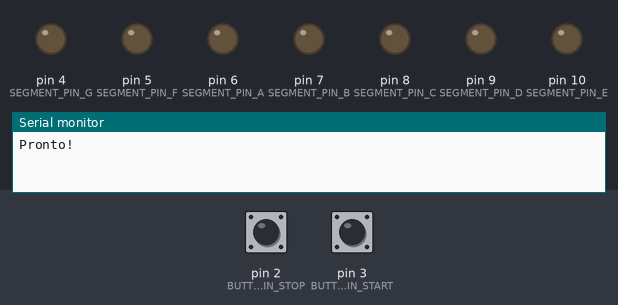
A sketch run on a simulated Arduino Uno, built with avr-gcc and run on an emulated ATmega328P. Shown: output pins drawn as LEDs (lit = HIGH), the last lines printed to the serial monitor. Dashed ring = blinking. Inputs (shaded band) come from the test bench; at power-on: pin 3 (BUTTON_PIN_START) LOW, pin 2 (BUTTON_PIN_STOP) LOW.

Above: at 1.2 s.
1.3 s: pin 3 (BUTTON_PIN_START) pulled HIGH for 0.15 s
At 4.3 s:
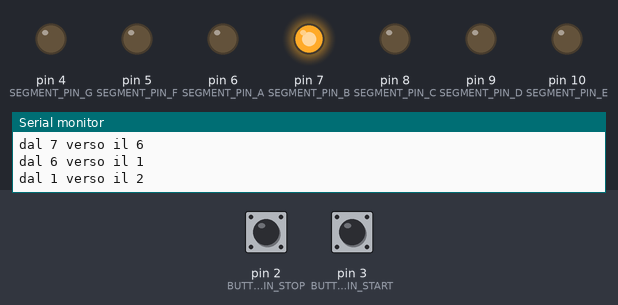
4.4 s: pin 2 (BUTTON_PIN_STOP) pulled HIGH for 0.15 s
At 4.9 s:
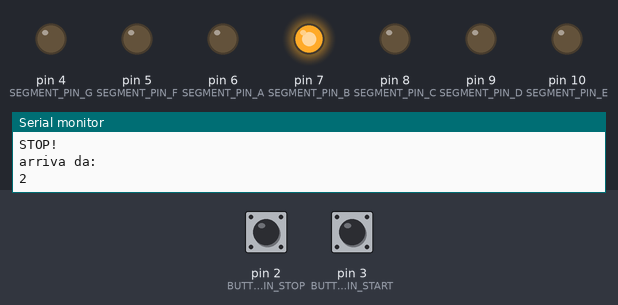
6.0 s: pin 2 (BUTTON_PIN_STOP) pulled HIGH for 1 s
At 6.9 s:
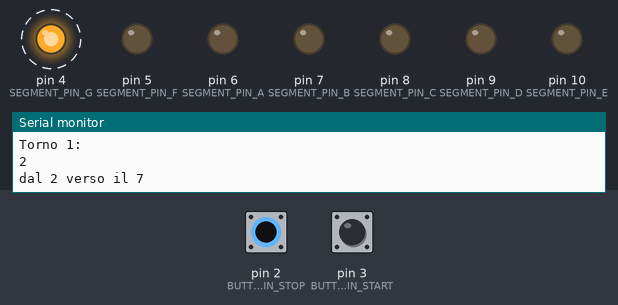
Timing chart, 0 to 16.0 s (numbered marks = the images above; inputs shaded):
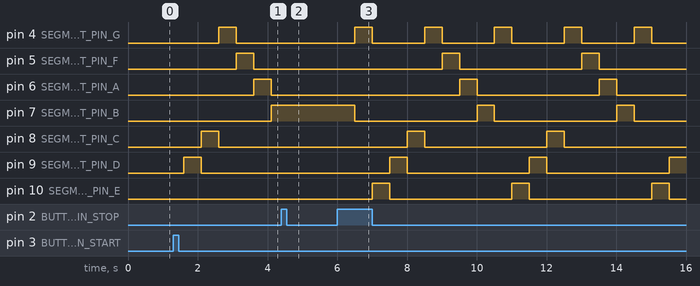

The sketch:

gioca_a_snake_con_display7segmenti.ino
```cpp
// Esperimento 1: Sequenza di Snake: d-c-g-f-a-b-g-e-d (4-3-7-6-1-2-7-5-4)
// Macchina a stati che tenga conto anche dello stato precedente
// Display a sette segmenti tipicamente indicizzato come segue,
// con accanto l'indicizzazione per questo sketch
// (l'ordine alfabetico come ordine crescente):
//
//           a 1
//            -
//      f 6 |   | b 2
//            -
//           g 7
//      e 5 |   | c 3
//            -
//           d 4


// Variabili globali
volatile byte currentState = 0;
volatile byte previousState = 0;
volatile unsigned long elapsedTime = 0;
int initialState;
unsigned long globalTime, delayTime;
bool startFlag = true;


// Configurazioni
enum PINS_OUTPUT_CONFIGURATION {
    SEGMENT_PIN_A = 6,  // Un pin per ogni segmento,
    SEGMENT_PIN_B = 7,  // non confondere con numero dello currentState.
    SEGMENT_PIN_C = 8,  // I pin 2 e 3 servono per le Interrupt
    SEGMENT_PIN_D = 9,
    SEGMENT_PIN_E = 10,
    SEGMENT_PIN_F = 5,
    SEGMENT_PIN_G = 4
};

enum PINS_INPUT_CONFIGURATION {
    BUTTON_PIN_START = 3,
    BUTTON_PIN_STOP = 2
};

enum SERIAL_CONFIGURATION {
    BOUNDS = 9600
};

enum STATES {
    WAIT_BUTTON_START = 0,
    SWITCHED_ON_SEGMENT_A = 1,
    SWITCHED_ON_SEGMENT_B = 2,
    SWITCHED_ON_SEGMENT_C = 3,
    SWITCHED_ON_SEGMENT_D = 4,
    SWITCHED_ON_SEGMENT_E = 5,
    SWITCHED_ON_SEGMENT_F = 6,
    SWITCHED_ON_SEGMENT_G = 7,
    END_GAME = 99
};

enum DELAY  {
    WAIT_HALF_SECOND = 500,
    WAIT_3_SECONDS = 3000,
    WAIT_300_MILLISECONDS = 300
};

void setupSerialConfiguration()  {
    Serial.begin(BOUNDS);
}

void setupSegmentPinConfiguration(){
    pinMode(SEGMENT_PIN_A, OUTPUT);
    pinMode(SEGMENT_PIN_B, OUTPUT);
    pinMode(SEGMENT_PIN_C, OUTPUT);
    pinMode(SEGMENT_PIN_D, OUTPUT);
    pinMode(SEGMENT_PIN_E, OUTPUT);
    pinMode(SEGMENT_PIN_F, OUTPUT);
    pinMode(SEGMENT_PIN_G, OUTPUT);
}

void setupButtonPinConfiguration() {
    pinMode(BUTTON_PIN_STOP, INPUT);
    pinMode(BUTTON_PIN_START, INPUT);
}

void terminateLoop() {
    if ((currentState != WAIT_BUTTON_START) && (currentState != END_GAME)) {
        previousState = currentState;
        elapsedTime = delayTime;
        currentState = END_GAME;
    }
}

void setupDigitalPinToInterrutp(){
    attachInterrupt(digitalPinToInterrupt(BUTTON_PIN_STOP), terminateLoop, RISING);
}


// SETUP
void setup() {

    initialState = SWITCHED_ON_SEGMENT_C;

    setupSegmentPinConfiguration();
    setupButtonPinConfiguration();
    setupDigitalPinToInterrutp();
    setupSerialConfiguration();

    Serial.println("Pronto!");
}


// Funzioni ausuliarie

bool checkDelayTimePassed(int delay) {
    unsigned long delayTime = millis() - globalTime;
    if (delayTime > delay) {
        return true;
    }
    return false;
}

void changeInitialState(int newInitialState) {
    if (newInitialState != -1) {
        initialState = newInitialState;
    }
}

void changeState(int segment, int nextState, int delay, int newInitialState = -1) {
    digitalWrite(segment, HIGH);
    if (checkDelayTimePassed(delay)) {
        digitalWrite(segment, LOW);
        Serial.print("dal " + String(currentState));
        Serial.println(" verso il " + String(nextState));
        currentState = nextState;
        globalTime = millis();
        changeInitialState(newInitialState);
    }
}

// Funzioni ausiliarie chiamate dal loop principale

void waitForButtonStartClick() {
    if (digitalRead(BUTTON_PIN_START)) {
        Serial.println("Inizio Gioco");
        currentState = SWITCHED_ON_SEGMENT_D;
        delay(WAIT_300_MILLISECONDS);
        globalTime = millis();
    }
}

void endGame() {
    if (startFlag) {
        Serial.println("STOP!");
        Serial.println("arriva da: ");
        Serial.println(previousState);
        startFlag = false;
        delay(WAIT_300_MILLISECONDS);
    }

    if (digitalRead(BUTTON_PIN_STOP)) {
        currentState = previousState;
        globalTime = millis() - elapsedTime;
        startFlag = true;
        Serial.println("Torno 1:");
        Serial.println(previousState);
        delay(WAIT_300_MILLISECONDS);
    }
}

void changeStateFromAtoB() {
    changeState(SEGMENT_PIN_A, SWITCHED_ON_SEGMENT_B, WAIT_HALF_SECOND);
}

void changeStateFromBToG() {
    changeState(SEGMENT_PIN_B, SWITCHED_ON_SEGMENT_G, WAIT_HALF_SECOND);
}

void changeStateFromCToG() {
    changeState(SEGMENT_PIN_C, SWITCHED_ON_SEGMENT_G, WAIT_HALF_SECOND);
}

void changeStateFromDToC() {
    if (currentState == SWITCHED_ON_SEGMENT_E) {
        changeState(SEGMENT_PIN_D,WAIT_BUTTON_START,WAIT_3_SECONDS);
    }
    if (currentState == SWITCHED_ON_SEGMENT_D) {
        changeState(SEGMENT_PIN_D, SWITCHED_ON_SEGMENT_C, WAIT_HALF_SECOND);
    }
};

void changeStateFromEToD () {
    changeState(SEGMENT_PIN_E, SWITCHED_ON_SEGMENT_D, WAIT_HALF_SECOND);
}

void changeStateFromFToA () {
    changeState(SEGMENT_PIN_F, SWITCHED_ON_SEGMENT_A, WAIT_HALF_SECOND);
}

void changeDirectionAndStateFromCToFOrE() {
    if (initialState == SWITCHED_ON_SEGMENT_C) {
        changeState(SEGMENT_PIN_G, SWITCHED_ON_SEGMENT_F,
                    WAIT_HALF_SECOND, SWITCHED_ON_SEGMENT_B);
    }
    if ((currentState != SWITCHED_ON_SEGMENT_F) && (initialState == SWITCHED_ON_SEGMENT_B)) {
        changeState(SEGMENT_PIN_G, SWITCHED_ON_SEGMENT_E,
                    WAIT_HALF_SECOND, SWITCHED_ON_SEGMENT_C);
    }
}

// Loop

void loop() {
    switch (currentState) {
        case WAIT_BUTTON_START:  // Attende l'avvio
            waitForButtonStartClick();
            break;
        case SWITCHED_ON_SEGMENT_A:
            changeStateFromAtoB();
            break;
        case SWITCHED_ON_SEGMENT_B:
            changeStateFromBToG();
            break;
        case SWITCHED_ON_SEGMENT_C:
            changeStateFromCToG();
            break;
        case SWITCHED_ON_SEGMENT_D:
            changeStateFromDToC();
            break;
        case SWITCHED_ON_SEGMENT_E:
            changeStateFromEToD();
            break;
        case SWITCHED_ON_SEGMENT_F:
            changeStateFromFToA();
            break;
        case SWITCHED_ON_SEGMENT_G:
            changeDirectionAndStateFromCToFOrE();
            break;
        case END_GAME:
            endGame();  // Stop premuto
            break;
    }
}

// Fonte Aliverti https://www.youtube.com/watch?v=bj2cdgKhCDg
// Fonte Aliverti https://github.com/zmaker/arduino_cookbook/blob/
//       master/345-stati_con_interrupt/stati_con_interrupt/stati_con_interrupt.ino
// Codice pulito da Luca del BIBLIOLAB, che ringrazio
```

Measured:
- after the input at 1.3 s, pin 4 (SEGMENT_PIN_G): LOW → HIGH after 1.3 s, → LOW 0.50 s later; pin 5 (SEGMENT_PIN_F): LOW → HIGH after 1.8 s, → LOW 0.50 s later; pin 6 (SEGMENT_PIN_A): LOW → HIGH after 2.3 s, → LOW 0.50 s later; pin 7 (SEGMENT_PIN_B): LOW → HIGH after 2.8 s; pin 8 (SEGMENT_PIN_C): LOW → HIGH after 0.80 s, → LOW 0.50 s later
- after the input at 4.4 s, pin 4 (SEGMENT_PIN_G): stays LOW (without the input it goes to HIGH after 0.21 s); pin 7 (SEGMENT_PIN_B): stays HIGH (without the input it goes to LOW after 0.21 s)
- after the input at 6.0 s, pin 4 (SEGMENT_PIN_G): alternates HIGH for 0.50 s and LOW for 1.5 s, starting after 0.50 s; pin 5 (SEGMENT_PIN_F): alternates HIGH for 0.50 s and LOW for 3.5 s, starting after 3.0 s
